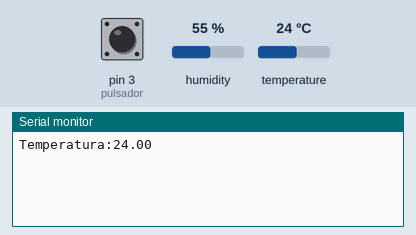
This sketch was run on a simulated Arduino Uno, built with avr-gcc and run on an emulated ATmega328P. Parts: the last lines printed to the serial monitor. Inputs (shaded band) come from the test bench; at power-on: pin 3 (pulsador) HIGH, temperature 24 °C, humidity 55 %.

Above: at 1.2 s.
1.3 s: pin 3 (pulsador) pulled LOW for 0.15 s
At 2.2 s:
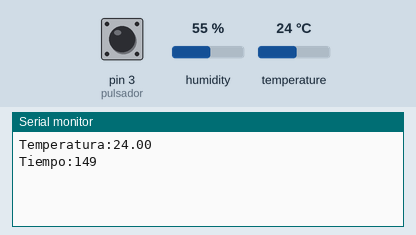
2.9 s: temperature set to 12 °C
At 4.0 s:
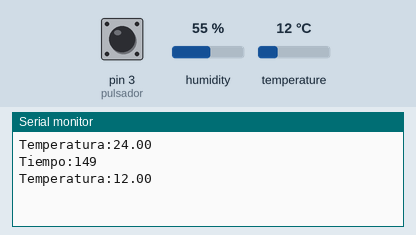
4.4 s: pin 3 (pulsador) pulled LOW for 1 s
At 5.8 s:
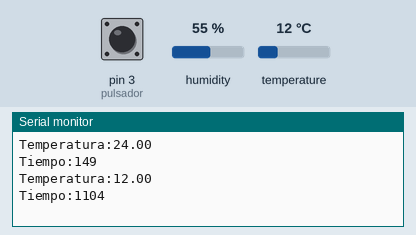
6.9 s: temperature set to 19 °C
At 7.9 s:
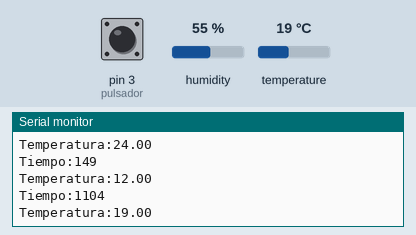

The sketch:

Integrador.ino
```cpp
//  Bibliotecas del sensor
#include <DHT.h>

//  Variables volatiles para la interrupcion

volatile unsigned int tiempo1 = 0;
volatile unsigned int tiempo = 0;
volatile unsigned int tiempo2 = 0;
volatile unsigned int diftiempo = 0;

//  Inicializo sensor

#define Type DHT11 //Constante
int dhtpin = 7;
DHT HT(dhtpin, Type);

//Asigno pines e inicio variables de utilidad

int led1 = 6; //verde
int led2 = 4; //rojo
int led3 = 5; //amarillo
int pulsador = 3;
float tempC;
int verde, amarillo, rojo, pos1, pos2;
String leds, leds2, red, green, yellow;
int X = 3500;

void setup() {
  Serial.begin(9600); //Puerto serial para la comunicacion serial
  HT.begin();
  //Asignacion de entradas y salidas
  pinMode(verde, OUTPUT);
  pinMode(rojo, OUTPUT);
  pinMode(amarillo, OUTPUT);
  pinMode(pulsador, INPUT);
  attachInterrupt(digitalPinToInterrupt(pulsador), interrupcion, CHANGE);
}

void loop() {
  tiempo = millis();

  //Cambio de tiempo entre mediciones en el caso de interrupcion

  if (diftiempo>=2500 && diftiempo <=10000){
      X = diftiempo;
      }
    if (diftiempo>10000){
      X = 10000;
      }

  //Lectura del sensor para un N asignado (3.5 segundos por defecto)

  if (tiempo%X == 0){

    //  Lectura del sensor
    tempC = HT.readTemperature();
    Serial.print("Temperatura:");
    Serial.println(tempC);

    //  Recepcion de instrucciones de Python para la activacion de leds

    leds = Serial.readString();
    pos1 = leds.indexOf(',');
    red=leds.substring(0,pos1);
    leds2=leds.substring(pos1+1);
    pos2=leds2.indexOf(',');
    yellow=leds2.substring(0,pos2);
    green=leds2.substring(pos2+1);
    rojo=red.toInt();
    amarillo=yellow.toInt();
    verde=green.toInt();

    // Ejecuta las instruciones de los leds

    digitalWrite (led1,verde);
    digitalWrite (led2,rojo);
    digitalWrite (led3,amarillo);
  }
}

//Interrupcion en el cambio de flanco del pulsador
void interrupcion() {
   if (digitalRead(pulsador) == LOW){
    tiempo1 = tiempo;
   }
   else {
    tiempo2 = tiempo;
    diftiempo = tiempo2 - tiempo1;
    Serial.print("Tiempo:");
    Serial.println(diftiempo);
   }
}
```

Measured:
- after the input at 1.3 s, the serial monitor: prints a new line after 0.15 s (image 1)
- after the input at 2.9 s, the serial monitor: prints a new line after 0.62 s (image 2)
- after the input at 4.4 s, the serial monitor: prints a new line after 1.0 s (image 3)
- after the input at 6.9 s, the serial monitor: prints a new line after 0.12 s (image 4)
